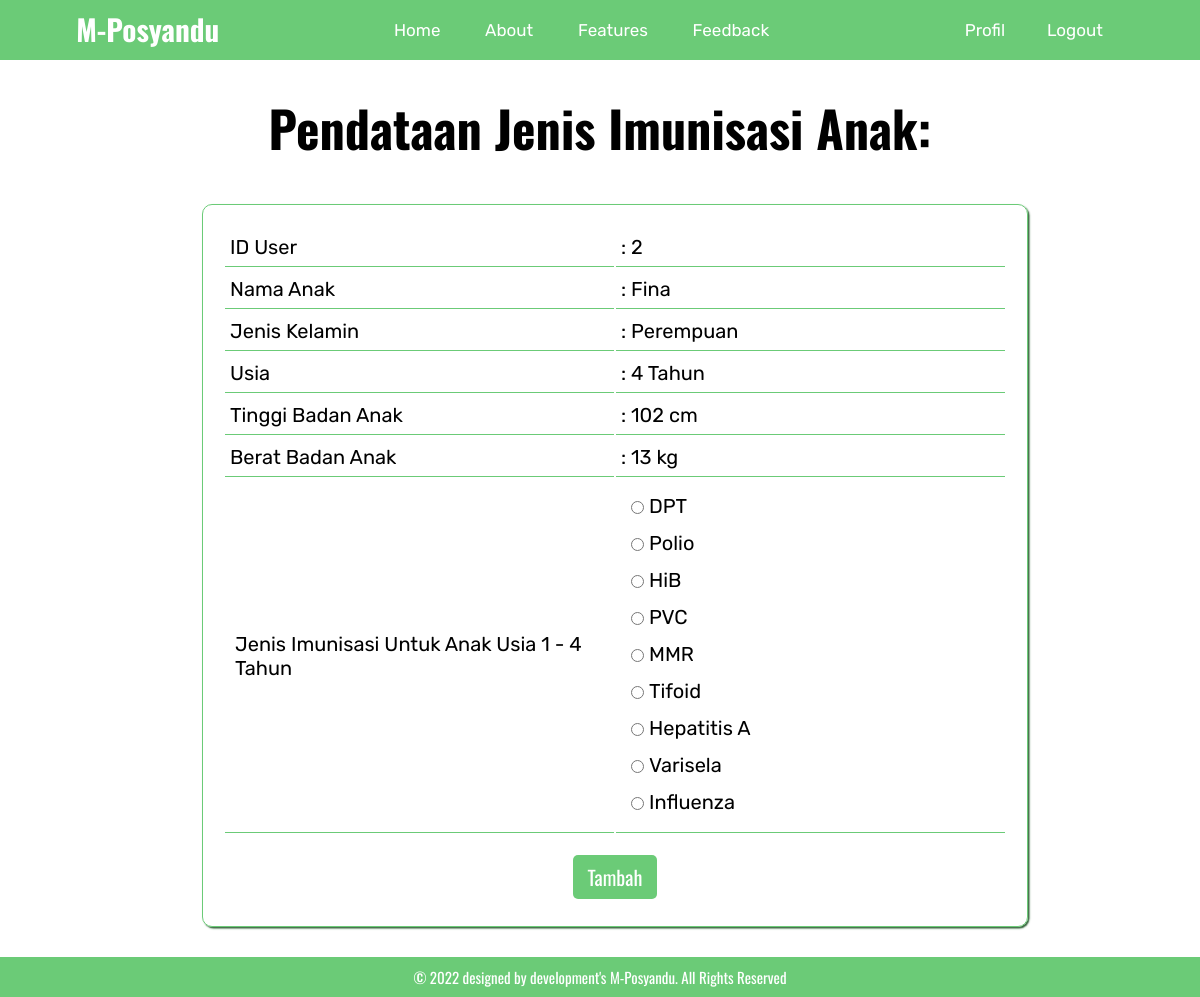
The app's page /tambah.php?ID=5 (signed in) with its own data.
### tables this page shows
CREATE TABLE `data_anak` (
  `ID` int(10) NOT NULL,
  `ID_user` int(10) NOT NULL,
  `nama_anak` varchar(100) NOT NULL,
  `jenis_kelamin` varchar(20) NOT NULL,
  `tanggal_lahir` date NOT NULL,
  `tinggi` int(255) NOT NULL,
  `berat` int(255) NOT NULL,
  `nama_ibu` varchar(100) NOT NULL,
  `nama_ayah` varchar(100) NOT NULL,
  `foto_anak` varchar(100) NOT NULL,
  `tanggal_isi` varchar(100) NOT NULL,
  `imunisasi` varchar(100) NOT NULL
);

### tambah.php (the view, shortened to what this page needs)
<?php
    require 'config.php';
    if(!isset($_SESSION['loginAdmin'])){
        echo "
        <script>
            alert('Akses ditolak, silahkan login dulu');
            document.location.href = 'admin_login.php';
        </script>";
    }else{
        if(isset($_GET['ID'])){
            $id = $_GET['ID'];
        };
        $result = mysqli_query($db,
            "SELECT * FROM data_anak WHERE ID='$id'");
        $row = mysqli_fetch_array($result);
    }
?>
<!DOCTYPE html>
<html lang="en">
<head>
    <link rel="stylesheet" href="style2.css">
</head>
<body>
    <nav>
        <div class="icon">
            <h3>M-Posyandu</h3>
        </div>
        <ul class="menu-1">
            <li><a href="homeAdmin.php">Home</a></li>
            <li><a href="about_admin.html">About</a></li>
            <li><a href="homeAdmin.php#features">Features</a></li>
            <li><a href="feedback.php">Feedback</a></li>
        </ul>
        <ul class="menu-2">
            <li><a href="profil_admin.php">Profil</a></li>
            <li><a href="logout.php">Logout</a></li>
        </ul>
    </nav>
    <div class="main-content">
        <div class="tambah">
            <h2 align="center">Pendataan Jenis Imunisasi Anak:</h2>
            <table>
                <tr>
                    <td>ID User</td>
                    <td>: <?=$row['ID_user']?></td>
                </tr>
                <tr>
                    <td>Nama Anak</td>
                    <td>: <?=$row['nama_anak']?></td>
                </tr>
                <tr>
                    <td>Jenis Kelamin</td>
                    <td>: <?=$row['jenis_kelamin']?></td>
                </tr>
                <tr>
                    <td>Usia</td>
                    <td>:
                        <?php
                            $lahir = new DateTime($row['tanggal_lahir']);
                            $hari_ini = new DateTime();
                            $usia = $hari_ini->diff($lahir);
                            echo $usia->y; echo " Tahun";
                        ?>
                    </td>
                </tr>
                <tr>
                    <td>Tinggi Badan Anak</td>
                    <td>: <?=$row['tinggi']?> cm</td>
                </tr>
                <tr>
                    <td>Berat Badan Anak</td>
                    <td>: <?=$row['berat']?> kg</td>
                </tr>
                <form action="" method="post" enctype="multipart/form-data">
                <tr>
                    <?php
                    if($usia->y <= 1){
                    ?>
                    <td>
                        <label>Jenis Imunisasi Untuk Anak Usia 0 - 1 Tahun</label>
                    </td>
                    <td>
                        <label><input type="radio" name="imunisasi" value="BCG" /> BCG</label>
                        <label><input type="radio" name="imunisasi" value="Polio" /> Polio</label>
                        <label><input type="radio" name="imunisasi" value="Hepatitis B" /> Hepatitis B</label>
                        <label><input type="radio" name="imunisasi" value="HiB" /> HiB</label>
                        <label><input type="radio" name="imunisasi" value="DPT" /> DPT</label>
                        <label><input type="radio" name="imunisasi" value="Rotavirus" /> Rotavirus</label>
                        <label><input type="radio" name="imunisasi" value="PVC" /> PVC</label>
                        <label><input type="radio" name="imunisasi" value="Campak" /> Campak</label>
                    </td>
                    <?php
                    } else if($usia->y > 1 && $usia->y <= 4){
                    ?>
                    <td>
                        <label>Jenis Imunisasi Untuk Anak Usia 1 - 4 Tahun</label>
                    </td>
                    <td>
                        <label><input type="radio" name="imunisasi" value="DPT" /> DPT</label>
                        <label><input type="radio" name="imunisasi" value="Polio" /> Polio</label>
                        <label><input type="radio" name="imunisasi" value="HiB" /> HiB</label>
                        <label><input type="radio" name="imunisasi" value="PVC" /> PVC</label>
                        <label><input type="radio" name="imunisasi" value="MMR" /> MMR</label>
                        <label><input type="radio" name="imunisasi" value="Tifoid" /> Tifoid</label>
                        <label><input type="radio" name="imunisasi" value="Hepatitis A" /> Hepatitis A</label>
                        <label><input type="radio" name="imunisasi" value="Varisela" /> Varisela</label>
                        <label><input type="radio" name="imunisasi" value="Influenza" /> Influenza</label>
                    </td>
                    <?php
                    } else if($usia->y >= 5 && $usia->y <= 12){
                    ?>
                    <td>
                        <label>Jenis Imunisasi Untuk Anak Usia 5 - 12 Tahun</label>
                    </td>
                    <td>
                        <label><input type="radio" name="imunisasi" value="DPT" /> DPT</label>
                        <label><input type="radio" name="imunisasi" value="Polio" /> Polio</label>
                        <label><input type="radio" name="imunisasi" value="PVC" /> PVC</label>
                        <label><input type="radio" name="imunisasi" value="MMR" /> MMR</label>
                        <label><input type="radio" name="imunisasi" value="Campak" /> HiB</label>
                        <label><input type="radio" name="imunisasi" value="Tifoid" /> Tifoid</label>
                        <label><input type="radio" name="imunisasi" value="Hepatitis A" /> Hepatitis A</label>
                        <label><input type="radio" name="imunisasi" value="Varisela" /> Varisela</label>
                        <label><input type="radio" name="imunisasi" value="Influenza" /> Influenza</label>
                    </td>
                    <?php
                    } else if($usia->y >= 12 && $usia->y <= 18){
                    ?>
                    <td>
                        <label>Jenis Imunisasi Untuk Anak Usia 0 - 18 Tahun</label>
                    </td>
                    <td>
                        <label><input type="radio" name="imunisasi" value="TT" /> TT</label>
                        <label><input type="radio" name="imunisasi" value="Hepatitis B" /> Hepatitis B</label>
                        <label><input type="radio" name="imunisasi" value="PVC" /> PVC</label>
                        <label><input type="radio" name="imunisasi" value="MMR" /> MMR</label>
                        <label><input type="radio" name="imunisasi" value="Tifoid" /> Tifoid</label>
                        <label><input type="radio" name="imunisasi" value="Hepatitis A" /> Hepatitis A</label>
                        <label><input type="radio" name="imunisasi" value="Varisela" /> Varisela</label>
                        <label><input type="radio" name="imunisasi" value="Influenza" /> Influenza</label>
                        <label><input type="radio" name="imunisasi" value="HPV" /> HPV</label>
                    </td>
                    <?php
                    }
                    ?>
                </tr>
                <tr>
                    <td colspan="2" align="center">
                        <input type="submit" name="submit" class="btn" value="Tambah" />
                    </td>
                </tr>
                </form>
            </table>
        </div>
    </div>
    <footer>
        <p align="center">© 2022 designed by development's M-Posyandu. All Rights Reserved</p>
    </footer>
</body>
</html>

### style2.css (style rules this page uses)
* { margin: 0; padding: 0; list-style: none; text-decoration: none; }
body { font-family: 'Rubik', sans-serif; overflow-x: hidden; background-image: url(https://pantirapih.or.id/rspr/wp-content/uploads/2022/04/imunisasi-anak-2.jpg); background-size: 100% 100%; background-attachment:fixed; background-repeat: repeat-y; transition: .2s ease; }
nav { display: flex; justify-content: space-around; align-items: center; background-color: #6BCB77; width: 100%; height: 60px; margin: 0px; position: -webkit-sticky; position: sticky; top: -1px; }
.icon { font-family: 'Oswald', sans-serif; font-size: 25px; color: #ffffff; bottom: 2px; position: relative; }
.menu-1 { display: flex; justify-content: space-around; width: 35%; }
.menu-2 { display: flex; justify-content: space-around; width: 15%; }
nav ul li a { color: #ffffff; text-decoration: none; font-size: 17px; }
.main-content { width: 100%; }
::placeholder { color: #1e375a; }
.tambah { display: flex; flex-direction: column; padding: 10px; align-items: center; height: auto; background-color: #ffffffde; }
.tambah h2 { font-family: 'Oswald', sans-serif; font-size: 50px; margin: 20px 0px 40px 0px; }
.tambah table { margin: 20px; width: 70%; padding: 20px; margin: 0px 15px 20px 45px; font-size: 20px; border: 1px solid #6BCB77; border-radius: 10px; box-shadow: 1.5px 1.5px 1.5px 0px rgb(53, 101, 59); }
.tambah table tr { height: 40px; }
.tambah table tr:first-child td, .tambah table tr:nth-child(2) td, .tambah table tr:nth-child(3) td, .tambah table tr:nth-child(4) td, .tambah table tr:nth-child(5) td, .tambah table tr:nth-child(6) td, .tambah table tr:nth-child(7) td, .tambah table tr:nth-child(8) td { border-bottom: 1px solid #6BCB77; padding: 5px; }
.tambah table td:first-child { width: 50%; }
.btn { margin: 20px 0px 5px 0px; background-color: #6BCB77; color: white; padding: 7px 15px; border: none; outline: none; border-radius: 5px; font-family: 'Oswald', sans-serif; font-size: 20px; cursor: pointer; }
.tambah table td label { display: flex; flex-direction: row; margin: 10px 5px; }
.tambah table td label input { margin: 7px 5px; }
footer { display: flex; justify-content: center; align-items: center; height: 40px; color: #ffffff; background-color: #6BCB77; font-family: 'Oswald', sans-serif; font-size: 15px; }

### records on screen
data_anak: ID_user "2", nama_anak "Fina", jenis_kelamin "Perempuan", tanggal_lahir "4", tinggi "102", berat "13"
